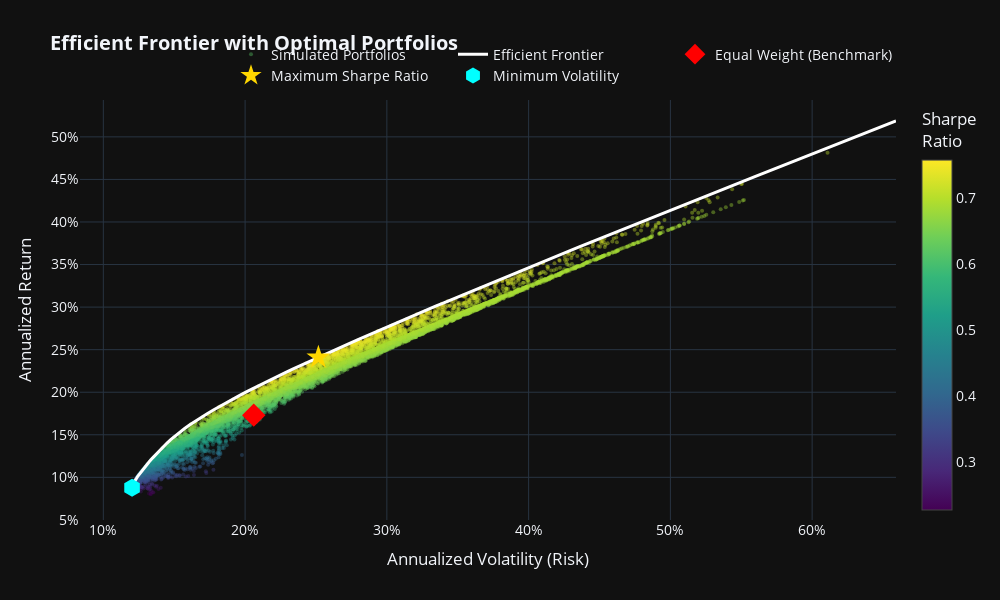

The notebook cell saved with this chart:
### Code cell
# Efficient Frontier
efficient_frontier = optimizer.get_efficient_frontier(n_points=100)

# Create comprehensive visualization
fig = go.Figure()

# Monte Carlo cloud
fig.add_trace(go.Scatter(
    x=mc_results['Volatility'],
    y=mc_results['Return'],
    mode='markers',
    marker=dict(
        size=4,
        color=mc_results['Sharpe'],
        colorscale='Viridis',
        colorbar=dict(title='Sharpe<br>Ratio'),
        opacity=0.4
    ),
    name='Simulated Portfolios',
    hovertemplate='Vol: %{x:.1%}<br>Ret: %{y:.1%}<extra></extra>'
))

# Efficient Frontier line
fig.add_trace(go.Scatter(
    x=efficient_frontier['Volatility'],
    y=efficient_frontier['Return'],
    mode='lines',
    line=dict(color='white', width=3),
    name='Efficient Frontier'
))

# Equal Weight Portfolio
fig.add_trace(go.Scatter(
    x=[ew_portfolio['volatility']],
    y=[ew_portfolio['return']],
    mode='markers',
    marker=dict(size=18, color='red', symbol='diamond'),
    name='Equal Weight (Benchmark)',
    hovertemplate=f"EW<br>Vol: {ew_portfolio['volatility']:.1%}<br>Ret: {ew_portfolio['return']:.1%}<br>SR: {ew_portfolio['sharpe']:.2f}<extra></extra>"
))

# Max Sharpe
fig.add_trace(go.Scatter(
    x=[msr_portfolio['volatility']],
    y=[msr_portfolio['return']],
    mode='markers',
    marker=dict(size=18, color='gold', symbol='star'),
    name='Maximum Sharpe Ratio',
    hovertemplate=f"MSR<br>Vol: {msr_portfolio['volatility']:.1%}<br>Ret: {msr_portfolio['return']:.1%}<br>SR: {msr_portfolio['sharpe']:.2f}<extra></extra>"
))

# Min Volatility
fig.add_trace(go.Scatter(
    x=[min_vol_portfolio['volatility']],
    y=[min_vol_portfolio['return']],
    mode='markers',
    marker=dict(size=18, color='cyan', symbol='hexagon'),
    name='Minimum Volatility',
    hovertemplate=f"MinVol<br>Vol: {min_vol_portfolio['volatility']:.1%}<br>Ret: {min_vol_portfolio['return']:.1%}<br>SR: {min_vol_portfolio['sharpe']:.2f}<extra></extra>"
))

fig.update_layout(
    title='<b>Efficient Frontier with Optimal Portfolios</b>',
    xaxis_title='Annualized Volatility (Risk)',
    yaxis_title='Annualized Return',
    template='plotly_dark',
    font=dict(size=14),
    xaxis_tickformat='.0%',
    yaxis_tickformat='.0%',
    legend=dict(orientation='h', yanchor='bottom', y=1.02, xanchor='right', x=1),
    width=1000,
    height=600
)

fig.show()

### Figure 1 — Plotly figure (JSON) as saved in the notebook; plotly's stock layout.template omitted (floating-point values rounded to 4 significant figures; data arrays with more than 128 entries replaced by an {"elided": "..."} marker saying what was removed)
{"data": [{"hovertemplate": "Vol: %{x:.1%}<br>Ret: %{y:.1%}<extra></extra>", "marker": {"color": {"elided": "10000 float values"}, "colorbar": {"title": {"text": "Sharpe<br>Ratio"}}, "colorscale": [[0.0, "#440154"], [0.1111, "#482878"], [0.2222, "#3e4989"], [0.3333, "#31688e"], [0.4444, "#26828e"], [0.5556, "#1f9e89"], [0.6667, "#35b779"], [0.7778, "#6ece58"], [0.8889, "#b5de2b"], [1.0, "#fde725"]], "opacity": 0.4, "size": 4}, "mode": "markers", "name": "Simulated Portfolios", "type": "scatter", "x": {"elided": "10000 float values"}, "y": {"elided": "10000 float values"}}, {"line": {"color": "white", "width": 3}, "mode": "lines", "name": "Efficient Frontier", "type": "scatter", "x": [0.1203, 0.1212, 0.1225, 0.1241, 0.126, 0.128, 0.1301, 0.1324, 0.1347, 0.1371, 0.1396, 0.1421, 0.1448, 0.1475, 0.1506, 0.1538, 0.1573, 0.161, 0.1649, 0.169, 0.1732, 0.1776, 0.1822, 0.1868, 0.1916, 0.1966, 0.2016, 0.2067, 0.2119, 0.2172, 0.2226, 0.228, 0.2335, 0.2391, 0.2448, 0.2505, 0.2562, 0.262, 0.2679, 0.2737, 0.2797, 0.2856, 0.2916, 0.2976, 0.3037, 0.3098, 0.3159, 0.322, 0.3282, 0.3344, 0.3406, 0.3468, 0.3531, 0.3594, 0.3656, 0.3719, 0.3783, 0.3846, 0.3909, 0.3973, 0.4037, 0.4101, 0.4165, 0.4229, 0.4293, 0.4357, 0.4421, 0.4486, 0.4551, 0.4615, 0.468, 0.4745, 0.481, 0.4875, 0.494, 0.5005, 0.507, 0.5136, 0.5201, 0.5267, 0.5333, 0.5398, 0.5464, 0.553, 0.5596, 0.5662, 0.5728, 0.5794, 0.586, 0.5926, 0.5993, 0.6059, 0.6126, 0.6192, 0.6258, 0.6325, 0.6392, 0.6458, 0.6525, 0.6592], "y": [0.08777, 0.09212, 0.09647, 0.1008, 0.1052, 0.1095, 0.1139, 0.1182, 0.1226, 0.1269, 0.1313, 0.1356, 0.14, 0.1443, 0.1487, 0.1531, 0.1574, 0.1618, 0.1661, 0.1705, 0.1748, 0.1792, 0.1835, 0.1879, 0.1922, 0.1966, 0.2009, 0.2053, 0.2096, 0.214, 0.2183, 0.2227, 0.227, 0.2314, 0.2357, 0.2401, 0.2444, 0.2488, 0.2532, 0.2575, 0.2619, 0.2662, 0.2706, 0.2749, 0.2793, 0.2836, 0.288, 0.2923, 0.2967, 0.301, 0.3054, 0.3097, 0.3141, 0.3184, 0.3228, 0.3271, 0.3315, 0.3358, 0.3402, 0.3445, 0.3489, 0.3532, 0.3576, 0.362, 0.3663, 0.3707, 0.375, 0.3794, 0.3837, 0.3881, 0.3924, 0.3968, 0.4011, 0.4055, 0.4098, 0.4142, 0.4185, 0.4229, 0.4272, 0.4316, 0.4359, 0.4403, 0.4446, 0.449, 0.4533, 0.4577, 0.4621, 0.4664, 0.4708, 0.4751, 0.4795, 0.4838, 0.4882, 0.4925, 0.4969, 0.5012, 0.5056, 0.5099, 0.5143, 0.5186]}, {"hovertemplate": "EW<br>Vol: 20.6%<br>Ret: 17.3%<br>SR: 0.60<extra></extra>", "marker": {"color": "red", "size": 18, "symbol": "diamond"}, "mode": "markers", "name": "Equal Weight (Benchmark)", "type": "scatter", "x": [0.2061], "y": [0.1731]}, {"hovertemplate": "MSR<br>Vol: 25.2%<br>Ret: 24.1%<br>SR: 0.76<extra></extra>", "marker": {"color": "gold", "size": 18, "symbol": "star"}, "mode": "markers", "name": "Maximum Sharpe Ratio", "type": "scatter", "x": [0.2517], "y": [0.241]}, {"hovertemplate": "MinVol<br>Vol: 12.0%<br>Ret: 8.8%<br>SR: 0.31<extra></extra>", "marker": {"color": "cyan", "size": 18, "symbol": "hexagon"}, "mode": "markers", "name": "Minimum Volatility", "type": "scatter", "x": [0.1203], "y": [0.08777]}], "layout": {"font": {"size": 14}, "height": 600, "legend": {"orientation": "h", "x": 1, "xanchor": "right", "y": 1.02, "yanchor": "bottom"}, "title": {"text": "<b>Efficient Frontier with Optimal Portfolios</b>"}, "width": 1000, "xaxis": {"tickformat": ".0%", "title": {"text": "Annualized Volatility (Risk)"}}, "yaxis": {"tickformat": ".0%", "title": {"text": "Annualized Return"}}}}
